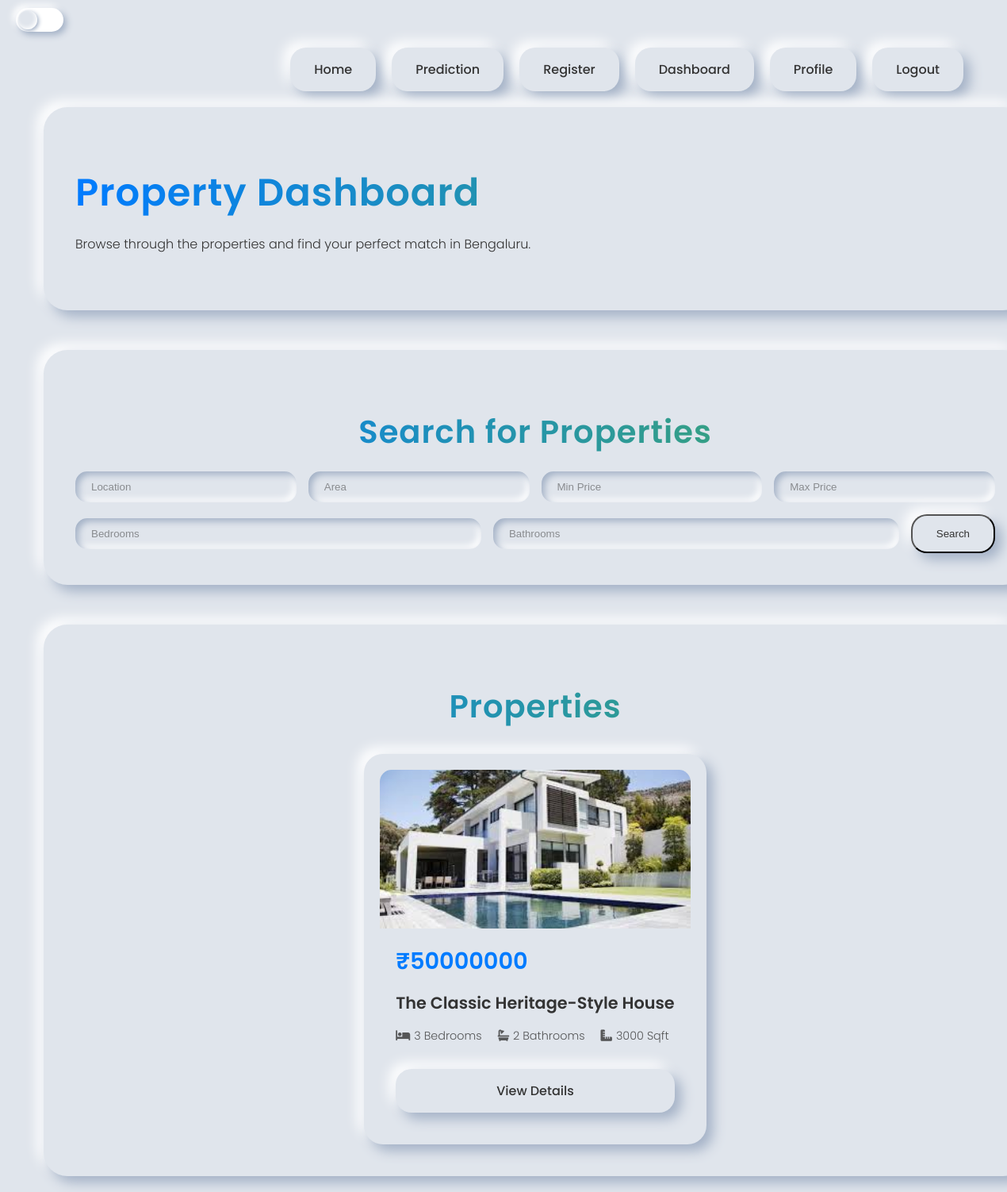
Screenshot of /dashboard (signed in) with the database file from the repository.
### web/models.py (models this page shows)
class property_table(models.Model):
    USER = models.ForeignKey(user_table, on_delete=models.CASCADE)
    property_name = models.CharField(max_length=100)
    street = models.CharField(max_length=100)
    image1 = models.ImageField(upload_to='property_images/', default='default_property.jpg')
    image2 = models.ImageField(upload_to='property_images/', default='default_property.jpg')
    image3 = models.ImageField(upload_to='property_images/', default='default_property.jpg')
    image4 = models.ImageField(upload_to='property_images/', default='default_property.jpg')
    bed = models.CharField(max_length=100)
    bath = models.CharField(max_length=100)
    area = models.CharField(max_length=100)
    price = models.CharField(max_length=100)
    status = models.CharField(max_length=100)
    description = models.CharField(max_length=500)

### web/views.py (the view)
# urls.py: path('dashboard', views.dashboard, name='dashboard'),
def dashboard(request):
    if not request.session.get('user_id'):
        return redirect('login')
    user_id = request.session.get('user_id')
    ob = property_table.objects.filter(status="accepted").exclude(USER__id=user_id)
    return render(request, 'dashboard.html', {'val': ob})

### templates/dashboard.html (shortened to what this page needs)
{% extends 'base.html' %}
{% load static %}
{% block extra_css %}
<link rel="stylesheet" href="{% static 'css/dashboard.css' %}">
{% endblock %}
{% block content %}
<div class="neumorphic-card" data-aos="fade-up">
<h1 class="gradient-text" data-aos="fade-right">Property Dashboard</h1>
<p data-aos="fade-left">Browse through the properties and find your perfect match in Bengaluru.</p>
</div>
<div class="neumorphic-card" data-aos="fade-up" data-aos-delay="200">
<h2 class="gradient-text" data-aos="fade-right">Search for Properties</h2>
<form method="get" action="{% url 'dashboard_search' %}" class="neumorphic-form" data-aos="fade-up" data-aos-delay="300">
<input type="text" name="location" placeholder="Location" value="{{ location|default:'' }}" class="neumorphic-input">
<input type="text" name="area" placeholder="Area" value="{{ area|default:'' }}" class="neumorphic-input">
<input type="number" name="min_price" placeholder="Min Price" value="{{ min_price|default:'' }}" class="neumorphic-input">
<input type="number" name="max_price" placeholder="Max Price" value="{{ max_price|default:'' }}" class="neumorphic-input">
<input type="number" name="bedrooms" placeholder="Bedrooms" value="{{ bedrooms|default:'' }}" class="neumorphic-input">
<input type="number" name="bathrooms" placeholder="Bathrooms" value="{{ bathrooms|default:'' }}" class="neumorphic-input">
<button type="submit" class="neumorphic-button">Search</button>
</form>
</div>
<div class="neumorphic-card" data-aos="fade-up" data-aos-delay="400">
<h2 class="gradient-text">Properties</h2>
<div class="property-grid">
{% for property in val %}
<div class="property-card neumorphic-card-inner" data-aos="zoom-in">
<img src="{{ property.image1.url }}" alt="Property Image" class="card-image">
<div class="card-content">
<div class="price-section">
<span class="main-price">₹{{ property.price }}</span>
</div>
<h3 class="card-title">{{ property.property_name }}</h3>
<div class="quick-stats">
<p><i class="fa-solid fa-bed property-icon"></i> {{ property.bed }} Bedrooms</p>
<p><i class="fa-solid fa-bath property-icon"></i> {{ property.bath }} Bathrooms</p>
<p><i class="fa-solid fa-ruler-combined property-icon"></i> {{ property.area }} Sqft</p>
</div>
<a href="{% url 'property_page' property.id %}" class="neumorphic-button view-details-button">View Details</a>
</div>
</div>
{% empty %}
<p>No properties found.</p>
{% endfor %}
</div>
</div>
{% endblock %}

### web/static/css/style.css (style rules this page uses)
:root { --background-color: #e0e5ec; --neumorphic-light: #ffffff; --neumorphic-dark: #a3b1c6; --text-color: #333; --primary-color: #007bff; --secondary-color: #4CAF50; --card-background: #e0e5ec; }
.gradient-text { background: linear-gradient(90deg, var(--primary-color), var(--secondary-color)); -webkit-background-clip: text; -webkit-text-fill-color: transparent; background-clip: text; color: transparent; }
body { font-family: 'Poppins', sans-serif; background-color: var(--background-color); color: var(--text-color); margin: 0; padding: 0; box-sizing: border-box; transition: background-color 0.5s ease, color 0.5s ease; }
h1, h2 { font-weight: 600; letter-spacing: 1px; }
h1 { font-size: 3rem; margin-bottom: 10px; }
h2 { font-size: 2.5rem; margin-bottom: 20px; text-align: center; }
p { font-weight: 300; line-height: 1.6; margin-bottom: 30px; color: var(--text-color); opacity: 0.8; }
.neumorphic-card { width: 100%; padding: 40px; border-radius: 30px; background: var(--card-background); box-shadow: 8px 8px 16px var(--neumorphic-dark), -8px -8px 16px var(--neumorphic-light); transition: all 0.3s ease; }
.neumorphic-button { text-decoration: none; font-weight: 500; color: var(--text-color); display: inline-flex; align-items: center; justify-content: center; gap: 10px; padding: 15px 30px; border-radius: 20px; background: var(--card-background); box-shadow: 8px 8px 16px var(--neumorphic-dark), -8px -8px 16px var(--neumorphic-light); transition: all 0.3s ease; }
[data-aos] { transition-property: transform, opacity; opacity: 0; }
[data-aos].aos-animate { opacity: 1; }
[data-aos="fade-up"] { transform: translateY(20px); }
[data-aos="fade-up"].aos-animate { transform: translateY(0); }
[data-aos="zoom-in"] { transform: scale(0.9); }

### web/static/css/dashboard.css (style rules this page uses)
.neumorphic-form { display: flex; flex-wrap: wrap; gap: 15px; justify-content: center; align-items: center; }
.neumorphic-input { flex: 1 1 200px; padding: 12px 20px; border: none; border-radius: 15px; background: var(--background-color); color: var(--text-color); box-shadow: inset 4px 4px 8px var(--neumorphic-dark), inset -4px -4px 8px var(--neumorphic-light); transition: all 0.3s ease; outline: none; }
.neumorphic-input::placeholder { color: var(--text-color); opacity: 0.5; }
.property-grid { display: grid; grid-template-columns: repeat(auto-fit, minmax(350px, 1fr)); gap: 30px; margin-top: 30px; }
.property-card { max-width: 400px; justify-self: center; background: var(--card-background); border-radius: 24px; padding: 20px; display: flex; flex-direction: column; align-items: center; box-shadow: 8px 8px 16px var(--neumorphic-dark), -8px -8px 16px var(--neumorphic-light); transition: all 0.3s ease; }
.card-image { width: 100%; height: 200px; object-fit: cover; border-radius: 15px 15px 0 0; box-shadow: none; padding: 0; background: none; flex-shrink: 0; }
.card-content { padding: 20px; display: flex; flex-direction: column; gap: 15px; }
.price-section { display: flex; justify-content: flex-start; align-items: center; }
.main-price { font-size: 1.8rem; font-weight: 600; color: var(--primary-color); }
.card-title { font-weight: 600; font-size: 1.3rem; color: var(--text-color); margin: 0; }
.quick-stats { display: flex; flex-wrap: wrap; gap: 10px 20px; margin-bottom: 15px; }
.quick-stats p { margin: 0; font-size: 0.9rem; display: flex; align-items: center; gap: 5px; }
.view-details-button { margin-top: auto; width: 100%; padding: 15px; text-align: center; box-sizing: border-box; }

### rows the page displays
property_table: image1 (picture), price "50000000", property_name "The Classic Heritage-Style House", bed "3", bath "2", area "3000"
